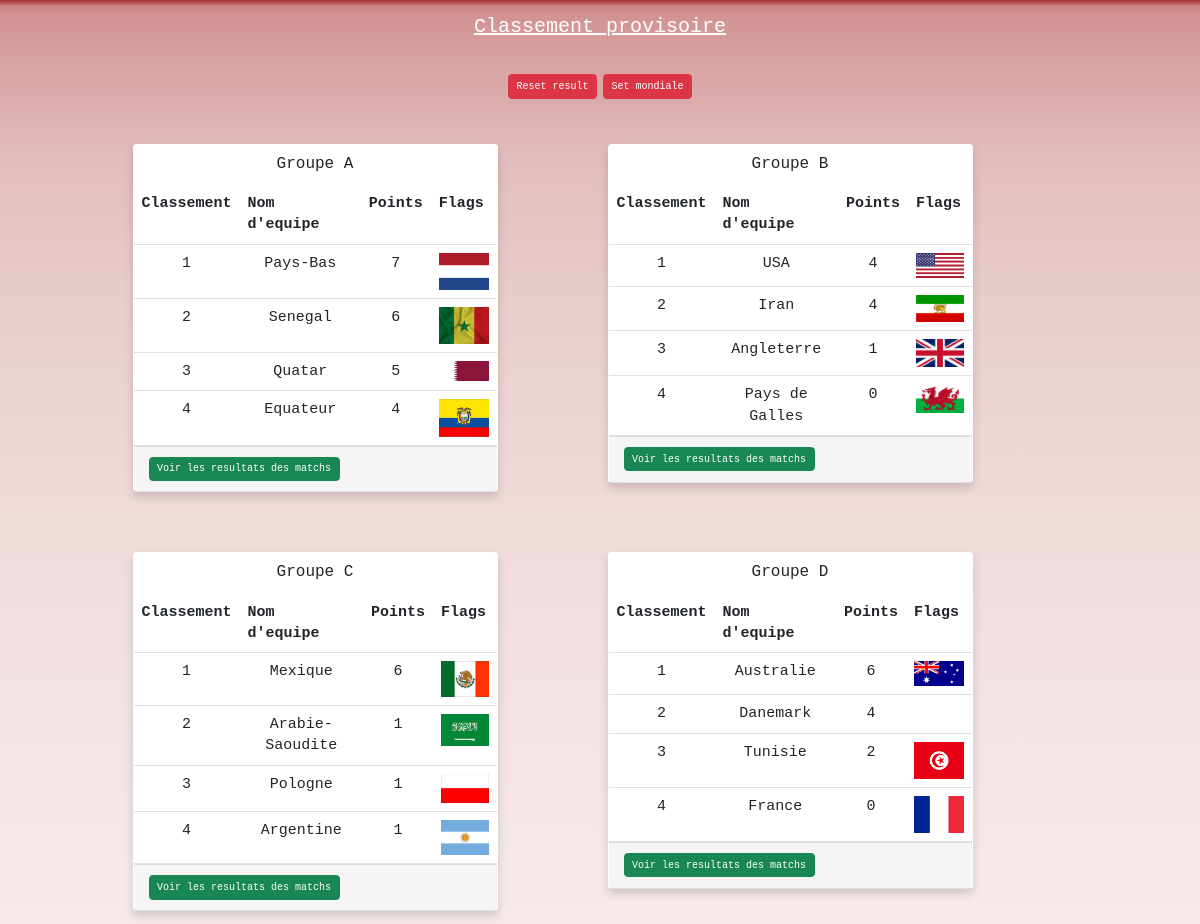
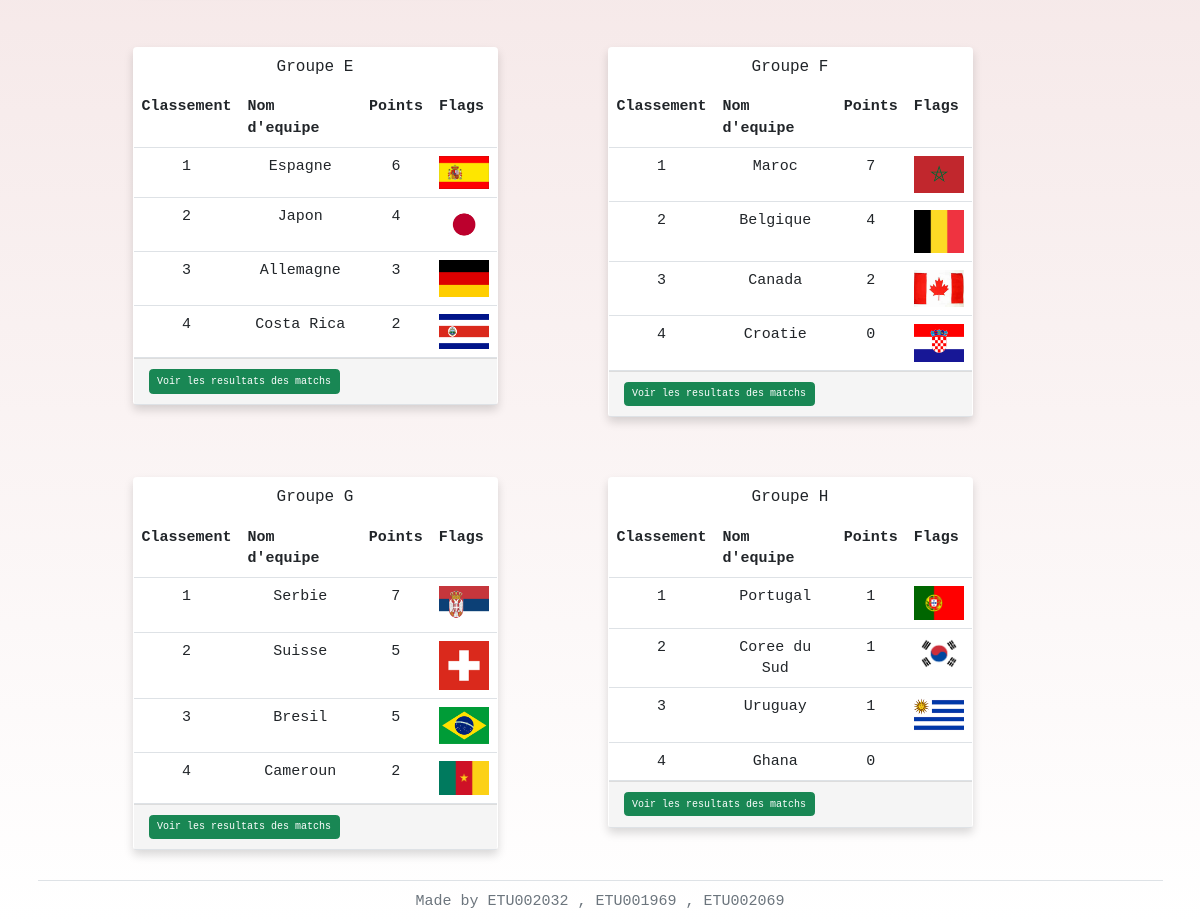
Page /Match.php on the committed database (2 pictures, top to bottom).
### tables this page shows
CREATE TABLE `pool` (
  `idPool` varchar(10) NOT NULL,
  `poolName` varchar(10) DEFAULT NULL,
  `bgc` varchar(50) DEFAULT NULL
);

CREATE TABLE `equipe` (
  `idEquipe` varchar(10) NOT NULL,
  `idPool` varchar(10) DEFAULT NULL,
  `nomEquipe` varchar(50) DEFAULT NULL,
  `Points` int(11) DEFAULT NULL,
  `image` varchar(250) DEFAULT NULL,
  `bgc` varchar(50) DEFAULT NULL
);

### php/inc/connection.php (called while the page is built, shortened)
<?php
    function connect(){
        $host = "127.0.0.1";
        $port = "3306";
        $user = "root";
        $pw = "root";
        $base = "mysql:host=%s;port=%s;dbname=mondial";
        $base = sprintf($base , $host , $port);
        try{
            $connection = new PDO( $base , $user , $pw );
            return $connection;
        }catch( PDOException $erreur ){
            echo $erreur->getMessage();
        }
    }

### php/inc/function.php (called while the page is built, shortened)
<?php
function getAllEquip($pdo){
	$query = "Select * from Equipe join Pool on Equipe.idPool = Pool.idPool order by Pool.idPool";
	$query = $pdo->query($query);
	$valiny = $query->fetchAll(PDO::FETCH_ASSOC);
	return $valiny;
}
function getPool( $pdo ){
	$query = "Select * from pool";
	$query = $pdo->query($query);
	$valiny = $query->fetchAll(PDO::FETCH_ASSOC);
	return $valiny;
}
function getEquipePerPool( $pdo ){
	$allEquip = getAllEquip( $pdo );
	$pools = createPool( $allEquip );
	return $pools;
}
function createPool( $allEquip ){
	$Pool = array();
	$temp = array();
	foreach( $allEquip as $equip ){
		$temp[] = $equip;
		if( count( $temp ) == 4 ){
			$Pool[] = $temp;
			$temp = array();
		}
	}
	return $Pool;
}
function setMatch( $currentGroupe , $pdo ){
	for( $i = 0 ; $i < count($currentGroupe) ; $i++ ){
		$player = $currentGroupe[$i];
		for( $j = $i + 1 ; $j < count($currentGroupe) ; $j++ ){
			$player2 = $currentGroupe[$j];
			$points = getUserPoints( $player['idEquipe'] , $pdo );
			$points2 = getUserPoints( $player2['idEquipe'] , $pdo );
			$score1 = randomScore( 0 , 7 );
			$score2 = randomScore( 0 , 7 );
			$allPoints = checkWinOrLose( $score1 , $score2 );
			$score = $score1." - ".$score2;
			$latestMatch = getLastMatchId( $pdo );
		}
	}
}
function getPrediction( $pdo ){
	$pools = getEquipePerPool($pdo);
	foreach( $pools as $pool ){
		setMatch( $pool , $pdo );
	}
	$classement = getClassement( $pdo );
	return $classement;
}
function getClassement( $pdo ){
	$query = " Select * from Equipe join Pool on Equipe.idPool = Pool.idPool order by Pool.idPool asc , Equipe.Points desc ";
	$query = $pdo->query( $query );
	$valiny = $query->fetchAll(PDO::FETCH_ASSOC);
	$valiny = createPool( $valiny );
	return $valiny;
}
function getUserPoints( $idEquipe , $pdo ){
	$query = "Select Points from Equipe where idEquipe = '%s'";
	$query = sprintf( $query , $idEquipe );
	$query = $pdo->query( $query );
	$valiny = $query->fetchAll(PDO::FETCH_ASSOC);
	$valiny = $valiny[0]['Points'];
	return $valiny;
}
function checkWinOrLose( $player1 , $player2 ){
	if( $player1 > $player2 ){
		return [ 3 , 0 ];
	}elseif ( $player1 == $player2 ) {
		return [ 1 , 1 ];
	}elseif( $player2 > $player1 ){
		return [ 0 , 3 ];
	}
}
function updatePoints( $idEquipe , $score , $pdo ){
	$query = " Update equipe set Points = %d where idEquipe = '%s'";
}
function insertMatch( $idEquipe1 , $idEquipe2 , $score , $pdo){
	$query = "insert into Exhibition( idEquipe1 , idEquipe2 , score ) values ( '%s' , '%s' ,'%s' )";
}
function getLastMatchId( $pdo ){
	$query = "select idMatch from exhibition order by idMatch desc";
	$query = $pdo->query($query);
	$valiny = $query->fetchAll(PDO::FETCH_ASSOC);
	$valiny = $valiny[0]['idMatch'];
	return $valiny;
}
function insertScore( $score1 , $score2 , $idMatch , $pdo){
	$query = "insert into score( score1 , score2 , idMatch ) values ( %d , %d , %d)";
}
function randomScore( $min , $max ){
	return rand( $min , $max );
}

### Match.php (the view, shortened to what this page needs)
<?php
	include("./php/inc/connection.php");
	include("./php/inc/function.php");
	$simulation = getPrediction(connect());
	$poolName = getPool(connect());
?>
<!DOCTYPE html>
<html lang="en">
<head>
	<link rel="stylesheet" href="./assets/dist/css/bootstrap.min.css">
	<link rel="stylesheet" href="./assets/dist5/css/bootstrap.min.css">
	<link rel="stylesheet" href="./assets/css/Style.css">
</head>
<body>
	<div class="container">
		<div class=" row allEquips-Container">
			<h2 class="text-center text-white text-underlined py-4">
				<u>
					Classement provisoire
				</u>
			</h2>
			<div class=" delete text-center my-4">
				<a href="./php/traitement/Delete.php" class="link btn btn-danger">
					Reset result
				</a>
				<a href="./php/InitMondiale.php" class="link btn btn-danger">
					Set mondiale
				</a>
			</div>
			<?php
				for( $i = 0 ; $i < count($poolName) ; $i++ ){ ?>
						<div class="col-md-4 offset-md-1 fs-4">
							<div class="panel border-bottom shadow my-5 bg-body rounded">
								<div class="panel-heading">
									<h2 class="panel-title text-center">
										<?php echo $poolName[$i]['poolName']; ?>
									</h2>
								</div>
								<table class="table p-3">
									<th class="titles">Classement</th>
									<th class="titles">Nom d'equipe</th>
									<th class="titles">Points</th>
									<th class="titles">Flags</th>
									<?php
										for( $j = 0 ; $j < count($simulation[$i]) ; $j++ ){
											$equip = $simulation[$i][$j];
										?>
											<tr class="rows">
												<td class="column text-center">
													<?php echo $j + 1 ; ?>
												</td>
												<td class="column text-center">
													<?php echo $equip['nomEquipe'] ?>
												</td>
												<td class="column text-center">
													<?php echo $equip['Points'] ?>
												</td>
												<td class="column text-center">
													<img src="./assets/img/<?php echo $equip['image'] ?>" alt="" class="img-fluid myimg">
												</td>
											</tr>
										<?php }
									?>
								</table>
								<div class="panel-footer fs-4">
									<a href="./php/ListMatch.php?idPool=<?php echo $poolName[$i]['idPool'] ?>" class="btn btn-success">
										Voir les resultats des matchs
									</a>
								</div>
							</div>
						</div>
				<?php }
			?>
		</div>
		<footer class="footer text-center text-secondary p-3 border-top fs-4">
			Made by ETU002032 , ETU001969 , ETU002069
		</footer>
	</div>
</body>
</html>

### assets/css/Style.css (style rules this page uses)
body { font-family: monospace; background: linear-gradient( to bottom , brown , 1% , white ); background-repeat: no-repeat; background-size: cover; }
.myimg { width: 50px; }

### rows in the picture
pool: poolName "Groupe A"
equipe: nomEquipe "Pays-Bas", Points "7", image (picture)
equipe: nomEquipe "Senegal", Points "6", image (picture)
equipe: nomEquipe "Quatar", Points "5", image (picture)
equipe: nomEquipe "Equateur", Points "4", image (picture)
pool: poolName "Groupe B"
equipe: nomEquipe "USA", Points "4", image (picture)
equipe: nomEquipe "Iran", Points "4", image (picture)
equipe: nomEquipe "Angleterre", Points "1", image (picture)
equipe: nomEquipe "Pays de Galles", Points "0", image (picture)
pool: poolName "Groupe C"
equipe: nomEquipe "Mexique", Points "6", image (picture)
equipe: nomEquipe "Arabie-Saoudite", Points "1", image (picture)
equipe: nomEquipe "Pologne", Points "1", image (picture)
equipe: nomEquipe "Argentine", Points "1", image (picture)
pool: poolName "Groupe D"
equipe: nomEquipe "Australie", Points "6", image (picture)
equipe: nomEquipe "Danemark", Points "4"
equipe: nomEquipe "Tunisie", Points "2", image (picture)
equipe: nomEquipe "France", Points "0", image (picture)
pool: poolName "Groupe E"
equipe: nomEquipe "Espagne", Points "6", image (picture)
equipe: nomEquipe "Japon", Points "4", image (picture)
equipe: nomEquipe "Allemagne", Points "3", image (picture)
equipe: nomEquipe "Costa Rica", Points "2", image (picture)
pool: poolName "Groupe F"
equipe: nomEquipe "Maroc", Points "7", image (picture)
equipe: nomEquipe "Belgique", Points "4", image (picture)
equipe: nomEquipe "Canada", Points "2", image (picture)
equipe: nomEquipe "Croatie", Points "0", image (picture)
pool: poolName "Groupe G"
equipe: nomEquipe "Serbie", Points "7", image (picture)
equipe: nomEquipe "Suisse", Points "5", image (picture)
equipe: nomEquipe "Bresil", Points "5", image (picture)
equipe: nomEquipe "Cameroun", Points "2", image (picture)
pool: poolName "Groupe H"
equipe: nomEquipe "Portugal", Points "1", image (picture)
equipe: nomEquipe "Coree du Sud", Points "1", image (picture)
equipe: nomEquipe "Uruguay", Points "1", image (picture)
equipe: nomEquipe "Ghana", Points "0"
